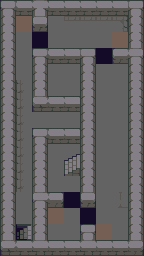

Rendered tile map (Tiled .tmx) drawn with the repository's tilesets; below, a short description and the map source with its tile grids summarised:
An orthogonal 9x16 tile map with 16x16 px tiles, 3 tile layers (Kachelebene 1, Schlucht, graphics), 4 tilesets and 19 objects.

<map version="1.0" tiledversion="1.1.6" orientation="orthogonal" renderorder="right-down" width="9" height="16" tilewidth="16" tileheight="16" infinite="0" nextobjectid="117">
 <tileset firstgid="1" name="tiles_dungeon_v1.1" tilewidth="16" tileheight="16" tilecount="480" columns="20">
  <image source="tiles_dungeon_v1.1.png" width="320" height="384" />
 </tileset>
 <tileset firstgid="481" name="tiles_dungeon_v1.1" tilewidth="16" tileheight="16" tilecount="480" columns="20">
  <image source="tiles_dungeon_v1.1.png" width="320" height="384" />
 </tileset>
 <tileset firstgid="961" name="tiles_dungeon_v1.1" tilewidth="16" tileheight="16" tilecount="480" columns="20">
  <image source="tiles_dungeon_v1.1.png" width="320" height="384" />
 </tileset>
 <tileset firstgid="1441" name="tiles_dungeon_v1.1" tilewidth="16" tileheight="16" tilecount="480" columns="20">
  <image source="tiles_dungeon_v1.1.png" width="320" height="384" />
 </tileset>
 <layer name="Kachelebene 1" width="9" height="16">
  <data>[144 cells, 144 non-empty, 22 distinct tile ids]</data>
 </layer>
 <layer name="Schlucht" width="9" height="16">
  <data>[144 cells, 5 non-empty, 2 distinct tile ids]</data>
 </layer>
 <layer name="graphics" width="9" height="16">
  <data>[144 cells, 3 non-empty, 3 distinct tile ids]</data>
 </layer>
 <objectgroup name="Schlucht" visible="0">
  <object id="90" x="32" y="32" width="16" height="16" />
  <object id="109" x="96" y="48" width="16" height="16" />
  <object id="110" x="80" y="208" width="16" height="16" />
  <object id="111" x="64" y="192" width="16" height="16" />
 </objectgroup>
 <objectgroup name="Stein, TreppeRunter" visible="0">
  <object id="1" x="0" y="0" width="144" height="16" />
  <object id="2" x="0" y="16" width="16" height="240" />
  <object id="3" x="16" y="240" width="128" height="16" />
  <object id="4" x="128" y="16" width="16" height="224" />
  <object id="84" x="16" y="224" width="16" height="16" />
  <object id="93" x="32" y="16" width="16" height="16" />
  <object id="95" x="32" y="48" width="64" height="16" />
  <object id="99" x="48" y="96" width="32" height="16" />
  <object id="100" x="48" y="128" width="32" height="16" />
  <object id="101" x="32" y="64" width="16" height="48" />
  <object id="102" x="32" y="128" width="16" height="112" />
  <object id="112" x="112" y="48" width="16" height="16" />
  <object id="114" x="80" y="64" width="16" height="144" />
  <object id="115" x="48" y="192" width="16" height="16" />
  <object id="116" x="80" y="224" width="16" height="16" />
 </objectgroup>
 <objectgroup name="Sonstiges" visible="0" locked="1" />
</map>
